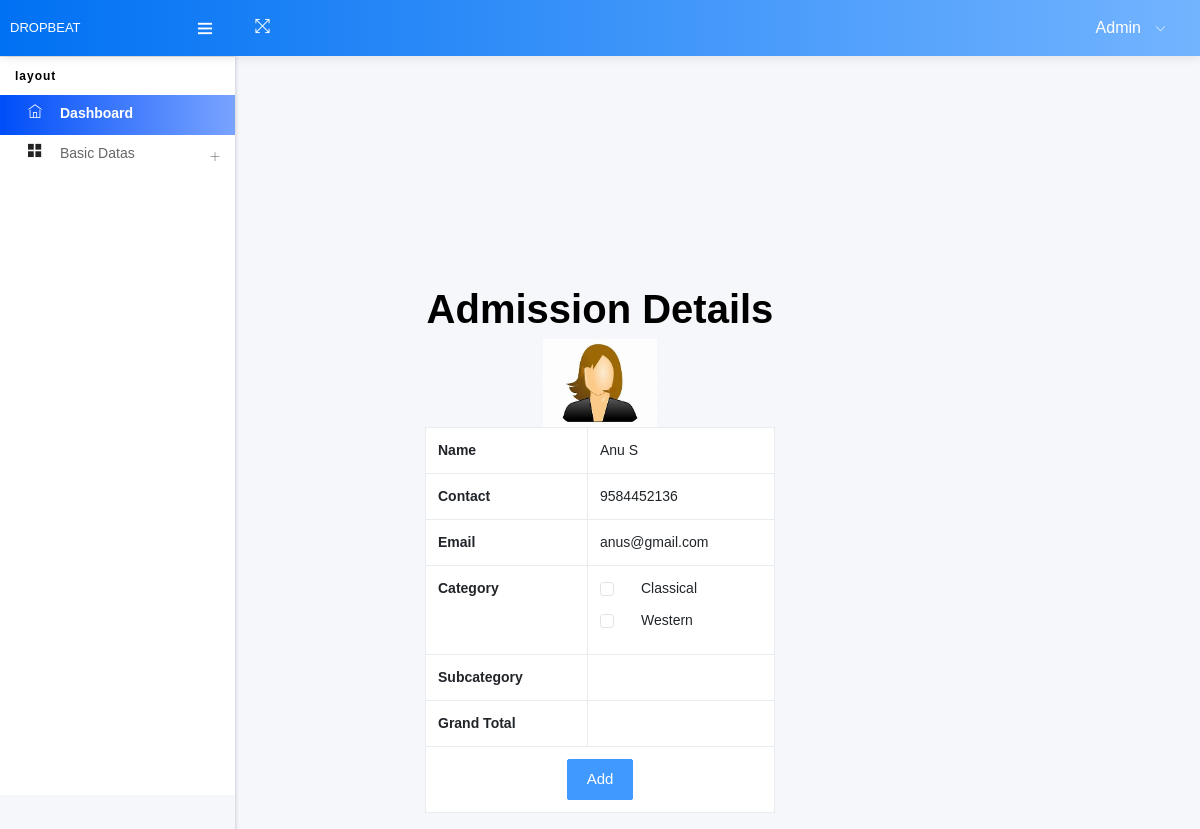
The page /Project/Admin/AdmissionDetails.php?student_id=1 on the database its author committed.
### tables this page shows
CREATE TABLE `tbl_studentregistration` (
  `student_id` int(11) NOT NULL auto_increment,
  `student_name` varchar(50) NOT NULL,
  `student_contact` varchar(50) NOT NULL,
  `student_email` varchar(50) NOT NULL,
  `student_password` varchar(50) NOT NULL,
  `student_photo` varchar(50) NOT NULL,
  PRIMARY KEY  (`student_id`)
);

CREATE TABLE `tbl_category` (
  `category_id` int(11) NOT NULL auto_increment,
  `category_name` varchar(50) NOT NULL,
  PRIMARY KEY  (`category_id`)
);

### Project/Admin/AdmissionDetails.php (the view, shortened to what this page needs)
<!DOCTYPE html PUBLIC "-//W3C//DTD XHTML 1.0 Transitional//EN" "http://www.w3.org/TR/xhtml1/DTD/xhtml1-transitional.dtd">
<html xmlns="http://www.w3.org/1999/xhtml">
<head>
<link href="https://cdn.jsdelivr.net/npm/bootstrap@5.5.0/dist/css/bootstrap.min.css" rel="stylesheet">
</head>
<body style="background-color:lightslategray;color: black;">
<body>
<?php
include("Head.php");
$sel="select * from tbl_studentregistration where student_id='".$_GET["student_id"]."'";
$data=mysql_query($sel);
$row=mysql_fetch_array($data);
?>
<br><br><br><br><br><br><br><br><br><br><br>
 <div class="container">
 <center><h1>Admission Details</h1></center>
        <form method="post">
            <div class="row justify-content-center">
                <div class="col-md-4 text-center">
                    <img src="../Assets/Files/User/<?php echo $row["student_photo"]?>" alt="imagepro" width="114" height="88" />
                </div>
            </div>
            <div class="row justify-content-center">
                <div class="col-md-4">
                    <table class="table table-bordered">
                        <tr>
                            <th>Name</th>
                            <td width="187"><?php echo $row["student_name"]?></td>
                        </tr>
                        <tr>
                            <th>Contact</th>
                            <td><?php echo $row["student_contact"]?></td>
                        </tr>
                        <tr>
                            <th>Email</th>
                            <td><?php echo $row["student_email"]?></td>
                        </tr>
                        <tr>
                            <th>Category</th>
                            <td>
                                <?php
                                    $sel="select * from tbl_category";
                                    $data=mysql_query($sel);
                                    while($row=mysql_fetch_array($data))
                                    {
                                ?>
                                <div class="form-check">
                                    <input type="checkbox" name="cate[]" id="cate" class="form-check-input cate" value="<?php echo $row["category_id"]?>" onclick="getSub()"/>
                                    <label class="form-check-label" for="cate"><?php echo $row["category_name"]?></label>
                                </div>
                                <?php
                                    }
                                ?>
                            </td>
                        </tr>
                        <tr>
                            <th>Subcategory</th>
                            <td id="subcat"><?php echo $row["category_name"]?></td>
                        </tr>
                        <tr>
                            <th>Grand Total</th>
                            <td id="total"></td>
                        </tr>
                        <tr>
                            <td colspan="2" class="text-center">
                                <input type="submit" name="btnsave" value="Add" class="btn btn-primary" />
                            </td>
                        </tr>
                    </table>
                </div>
            </div>
        </form>
    </div>
</body>
</html>
</body>
</html>

### rows shown on the page
tbl_studentregistration: student_photo (picture), student_name "Anu S", student_contact "9584452136", student_email "anus@gmail.com"
tbl_category: category_name "Classical"
tbl_category: category_name "Western"
